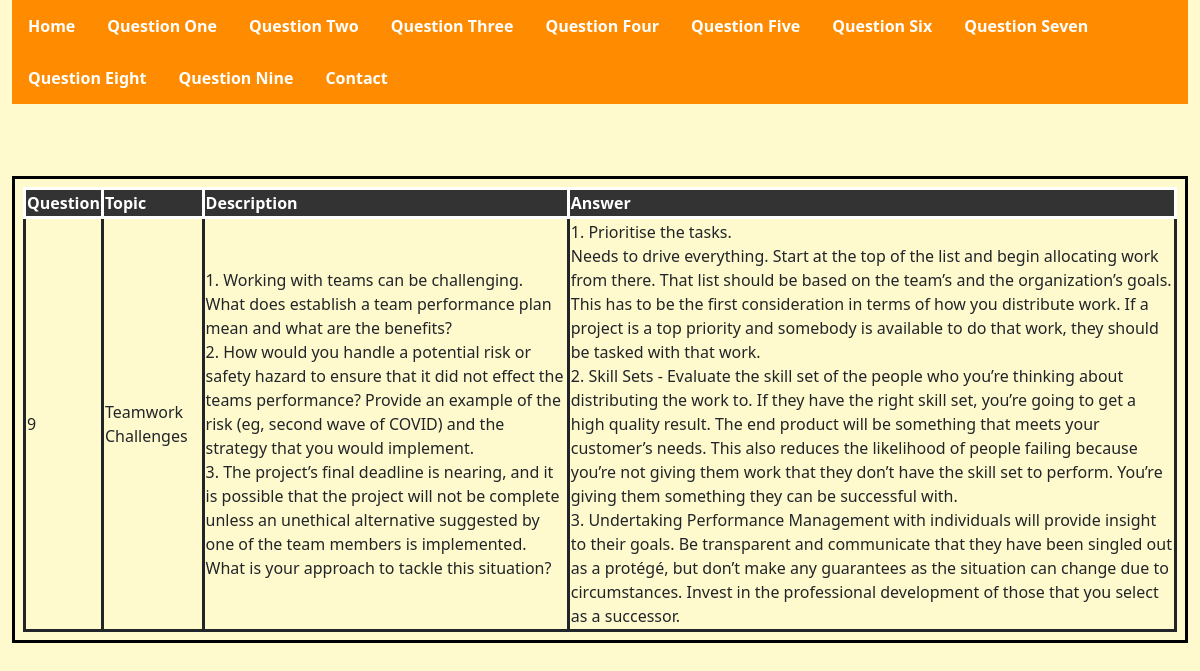
The app's page /Question9.php with its own data.
### tables this page shows
CREATE TABLE `questions` (
  `Question` int(11) NOT NULL AUTO_INCREMENT,
  `Topic` text NOT NULL,
  `Description` text NOT NULL,
  `Answer` text NOT NULL,
  UNIQUE KEY `Question` (`Question`)
);

### Question9.php (the view, shortened to what this page needs)
<!DOCTYPE html>
<html>
<head>
<link href="https://cdn.jsdelivr.net/npm/bootstrap@5.0.2/dist/css/bootstrap.min.css" rel="stylesheet">
 <link rel="stylesheet" href="formating.css">
</head>
<body>
<div class = 'container-fluid', id= "Question9">
<?php
     include_once('navigation.php');
try{
    $pdo = new PDO("mysql:host=localhost;dbname=assessmentTwo", "root", "MyWeb20");
    $pdo->setAttribute(PDO::ATTR_ERRMODE, PDO::ERRMODE_EXCEPTION);
} catch(PDOException $e){
    die("ERROR: Could not connect. " . $e->getMessage());
}
try{
    $sql = "SELECT * FROM questions WHERE Question = 9";
    $result = $pdo->query($sql);
    if($result->rowCount() > 0){
?>
<br>
<br>
<br>
<div class="Table">
<table>
<div class="Tablehead">
    <thead>
    <th>Question</th>
    <th>Topic</th>
    <th>Description</th>
    <th>Answer</th>
    </thead>
</div>
<?php
  while($row = $result->fetch()){
?>
 <tr>
 <td><?php echo $row['Question'] ?></td>
 <td><?php echo $row['Topic'] ?></td>
 <td><?php echo $row['Description'] ?></td>
 <td><?php echo $row['Answer'] ?></td>
 </tr>
 </table>
 </div>
<?php
	}
    } else{
        echo "No records matching your query were found.";
    }
} catch(PDOException $e){
    die("ERROR: Could not able to execute $sql. " . $e->getMessage());
}
?>
</body>
</html>

### formating.css (style rules this page uses)
body { background-color: #fffacd; }
thead { background-color: #333; color: white; }
.Table { border: 3px solid black; padding: 8px; }
.Tablehead { font-weight: bold; font-size: 30px; }
table, th, td { border:3px solid; }

### records on screen
questions: Question "9", Topic "Teamwork Challenges", Description "1. Working with teams can be challenging. What does establish a team performance plan mean and what are the benefits? 2. How would you handle a potential risk or safety hazard to ensure that it did not effect the teams performance? Provide an example of the risk (eg, second wave of COVID) and the strategy that you would implement. 3. The project’s final deadline is nearing, and it is possible that the project will not be complete unless an unethical alternative suggested by one of the team members is implemented. What is your approach to tackle this situation?", Answer "1. Prioritise the tasks. Needs to drive everything. Start at the top of the list and begin allocating work from there. That list should be based on the team’s and the organization’s goals. This has to be the first consideration in terms of how you distribute work. If a project is a top priority and somebody is available to do that work, they should be tasked with that work. 2. Skill Sets - Evaluate the skill set of the people who you’re thinking about distributing the work to. If they have the right skill set, you’re going to get a high quality result. The end product will be something that meets your customer’s needs. This also reduces the likelihood of people failing because you’re not…"
